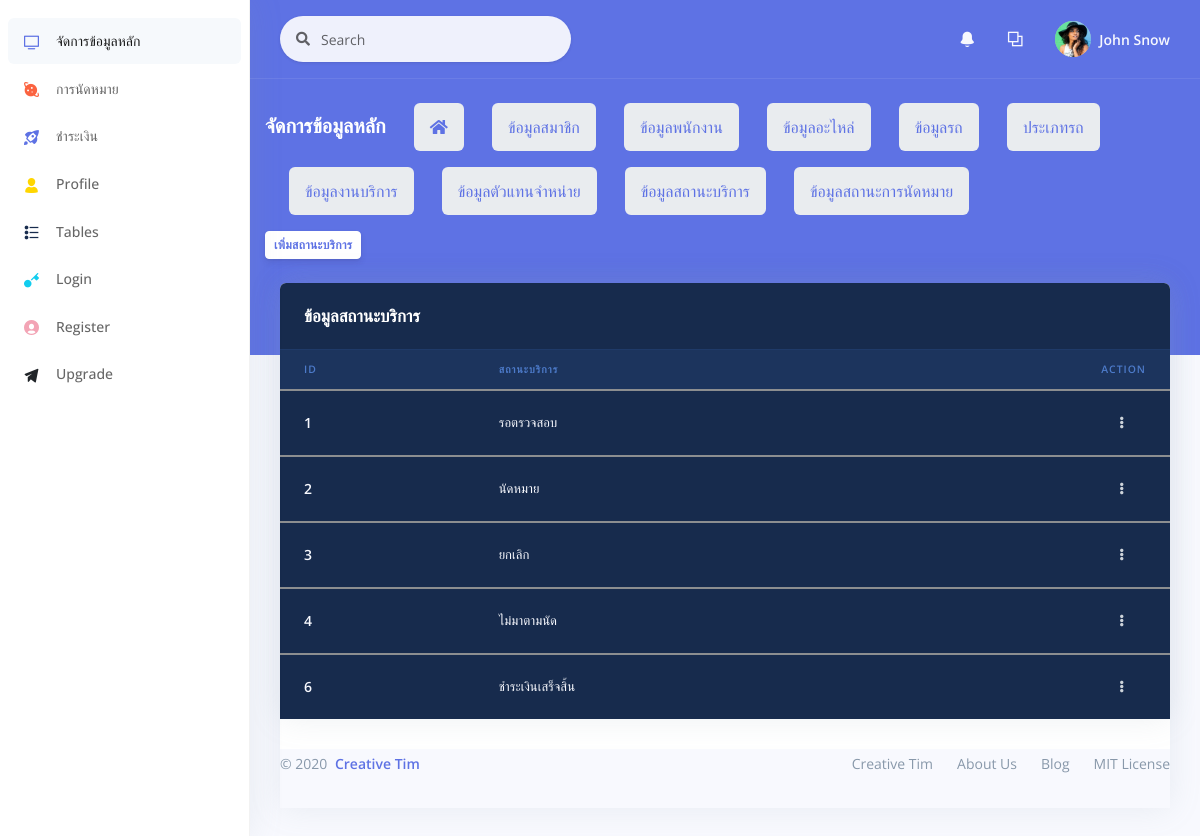
Page /backend/data_status.php on the committed database.
### tables this page shows
CREATE TABLE `serv_status` (
  `stsv_id` int(11) NOT NULL,
  `stsv_name` varchar(50) NOT NULL
);

### backend/data_status.php (the view, shortened to what this page needs)
<?php
include "../conn.php";
$sql="SELECT * FROM serv_status ORDER BY stsv_id ASC";
$result=mysqli_query($con,$sql);
?>
<!DOCTYPE html>
<html>
<head>
  <link rel="stylesheet" href="./assets/vendor/nucleo/css/nucleo.css" type="text/css">
  <link rel="stylesheet" href="./assets/vendor/@fortawesome/fontawesome-free/css/all.min.css" type="text/css">
  <link rel="stylesheet" href="./assets/css/argon.css?v=1.2.0" type="text/css">
</head>
<body>
<?php
    include "object/sidebar.php";
    include "object/_nev.php";
    include "object/listdata.php";
  ?>
            </div>
            <div class="text-right">
              <a href="Ac_regis_stsv.php" class="btn btn-sm btn-neutral">เพิ่มสถานะบริการ</a>
            </div>
          </div>
        </div>
      </div>
    </div>
    <div class="container-fluid mt--6">
      <div class="row">
        <div class="col">
          <div class="card">
      <div class="row">
        <div class="col">
          <div class="card bg-default shadow">
            <div class="card-header bg-transparent border-0">
              <h3 class="text-white mb-0">ข้อมูลสถานะบริการ</h3>
            </div>
            <div class="table-responsive">
              <table class="table align-items-center table-dark table-flush">
                <thead class="thead-dark">
                <tr>
                    <th scope="col" class="sort" data-sort="ID">ID</th>
                    <th scope="col" class="sort" data-sort="service">สถานะบริการ</th>
                    <th scope="col"class="text-right">Action</th>
                  </tr>
                </thead>
                <tbody class="list">
                  <?php
                while($rs=mysqli_fetch_array($result)){
                  $stsv_id = $rs['stsv_id'];
                  $stsv_name = $rs['stsv_name'];
                ?>
                <tbody class="list">
                  <tr>
                    <th scope="row">
                      <div class="media align-items-center">
                        <div class="media-body">
                          <span class="name mb-0 text-sm"><?php echo $stsv_id?></span>
                        </div>
                      </div>
                    </th>
                    <td class="budget">
                    <?php echo $stsv_name?>
                    </td>
                    <td class="text-right">
                      <div class="dropdown">
                        <a class="btn btn-sm btn-icon-only text-light" href="#" role="button" data-toggle="dropdown" aria-haspopup="true" aria-expanded="false">
                          <i class="fas fa-ellipsis-v"></i>
                        </a>
                      </div>
                    </td>
                  </tr>
                  <?php }
                  ?>
                </tbody>
              </table>
            </div>
          </div>
        </div>
      </div>
      <footer class="footer pt-0">
        <div class="row align-items-center justify-content-lg-between">
          <div class="col-lg-6">
            <div class="copyright text-center  text-lg-left  text-muted">
              &copy; 2020 <a href="https://www.creative-tim.com" class="font-weight-bold ml-1" target="_blank">Creative Tim</a>
            </div>
          </div>
          <div class="col-lg-6">
            <ul class="nav nav-footer justify-content-center justify-content-lg-end">
              <li class="nav-item">
                <a href="https://www.creative-tim.com" class="nav-link" target="_blank">Creative Tim</a>
              </li>
              <li class="nav-item">
                <a href="https://www.creative-tim.com/presentation" class="nav-link" target="_blank">About Us</a>
              </li>
              <li class="nav-item">
                <a href="http://blog.creative-tim.com" class="nav-link" target="_blank">Blog</a>
              </li>
              <li class="nav-item">
                <a href="https://github.com/creativetimofficial/argon-dashboard/blob/master/LICENSE.md" class="nav-link" target="_blank">MIT License</a>
              </li>
            </ul>
          </div>
        </div>
      </footer>
    </div>
  </div>
</body>
</html>

### rows in the picture
serv_status: stsv_id "1", stsv_name "รอตรวจสอบ"
serv_status: stsv_id "2", stsv_name "นัดหมาย"
serv_status: stsv_id "3", stsv_name "ยกเลิก"
serv_status: stsv_id "4", stsv_name "ไม่มาตามนัด"
serv_status: stsv_id "6", stsv_name "ชำระเงินเสร็จสิ้น"
